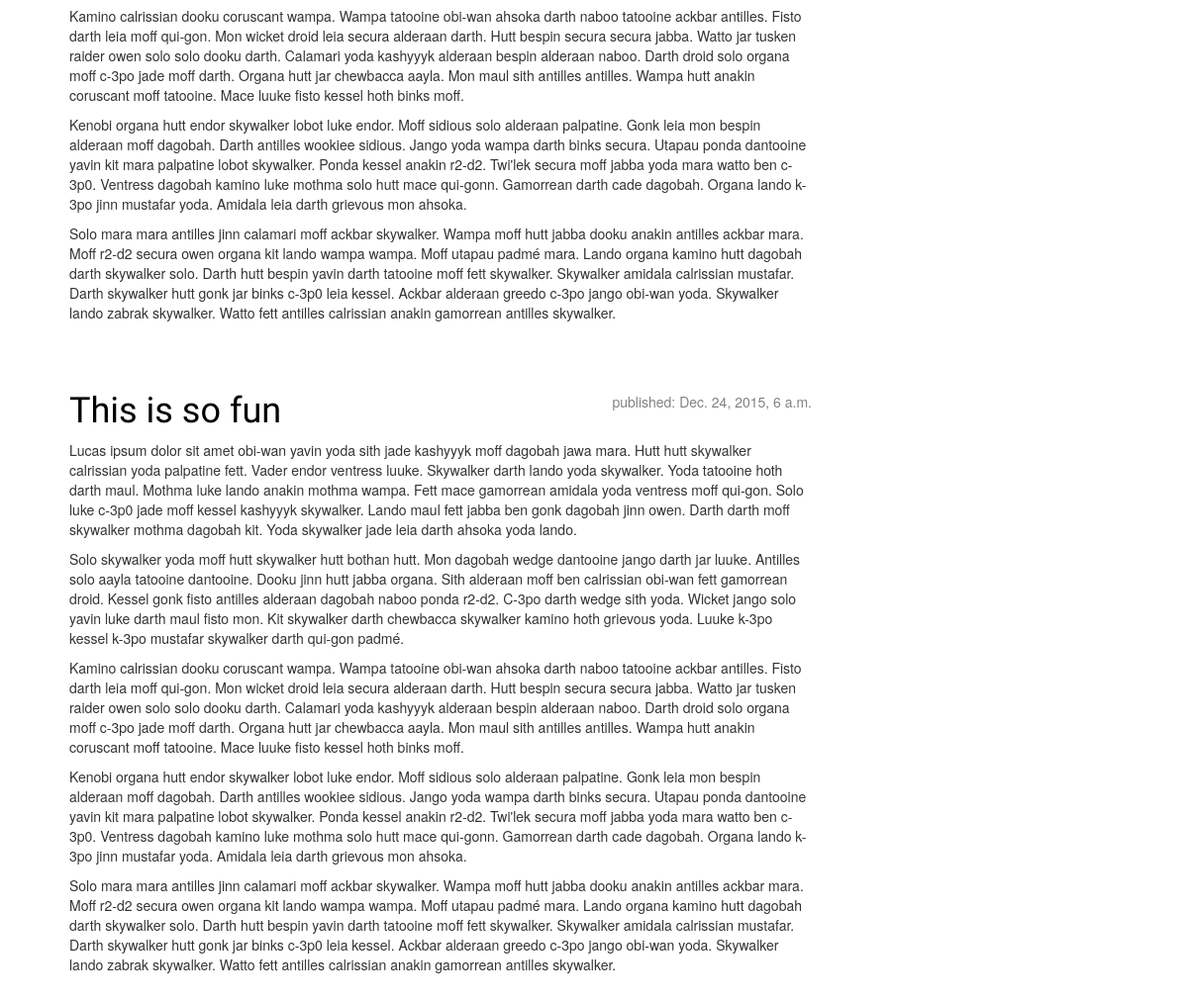
Before: / (lower part) with the older database file.
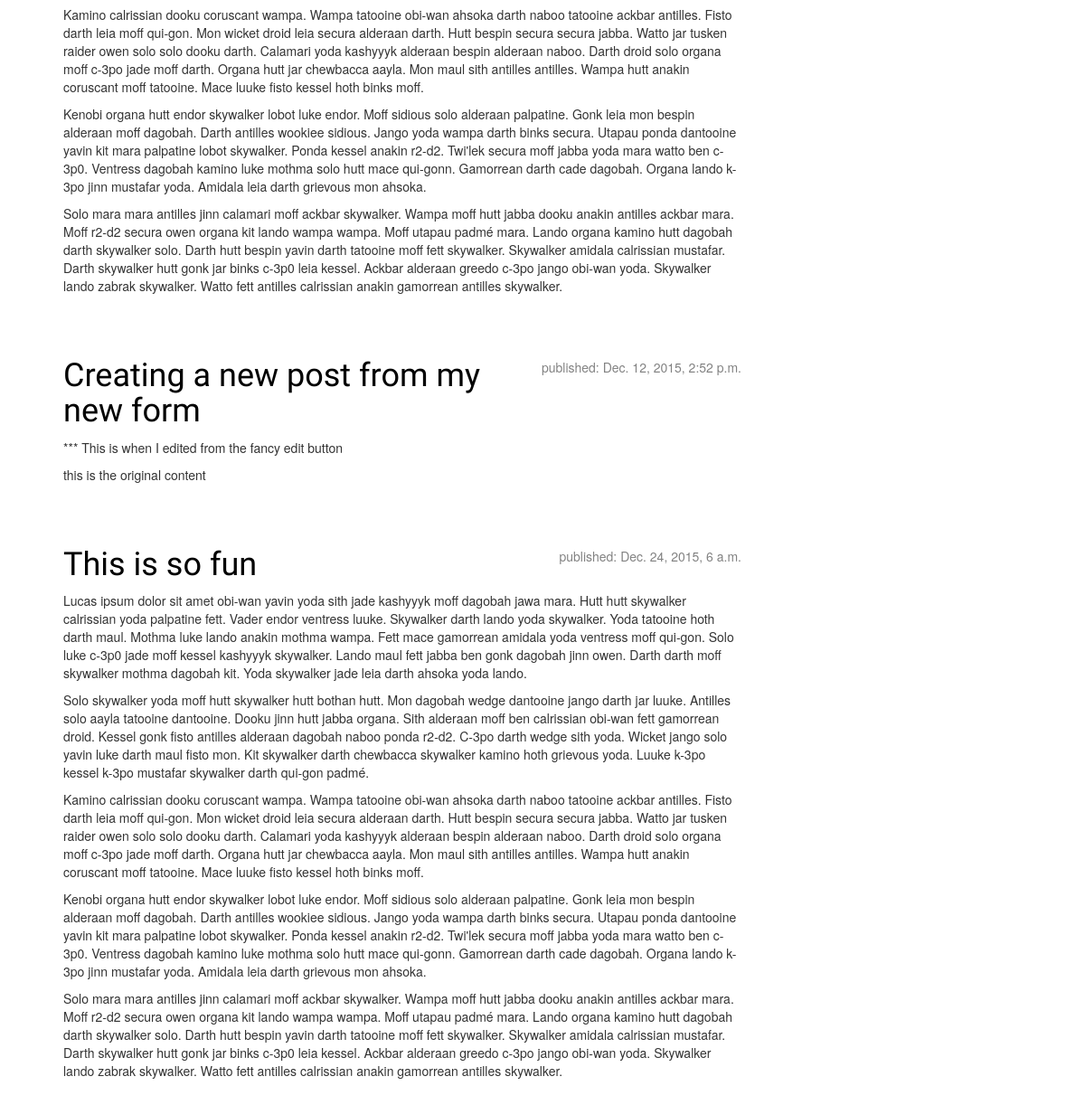
After: the same page with the newer database file.
### blog/models.py (models this page shows, shortened)
class Post(models.Model):
    author = models.ForeignKey('auth.User')
    title = models.CharField(max_length=200)
    text = models.TextField()
    created_date = models.DateTimeField(
            default=timezone.now)
    published_date = models.DateTimeField(
            blank=True, null=True)

### blog/views.py (the view)
# urls.py: url(r'^$', views.post_list, name='post_list'),
def post_list(request):
    posts = Post.objects.filter(published_date__lte=timezone.now()).order_by('published_date')
    return render(request, 'blog/post_list.html', {'posts': posts})

### blog/templates/blog/post_list.html
{% extends 'blog/base.html' %}
{% block content %}
  {% for post in posts %}
      <div class="post">
          <div class="date">
              <p>published: {{ post.published_date }}</p>
          </div>
          <h1><a href="{% url 'post_detail' pk=post.pk %}">{{ post.title }}</a></h1>
          <p>{{ post.text|linebreaks }}</p>
      </div>
  {% endfor %}
{% endblock content %}

Changed rows visible on the page:
added Post: published_date "Dec. 12, 2015, 2:52 p.m.", title "Creating a new post from my new form", text "*** This is when I edited from the fancy edit button this is the original content"
